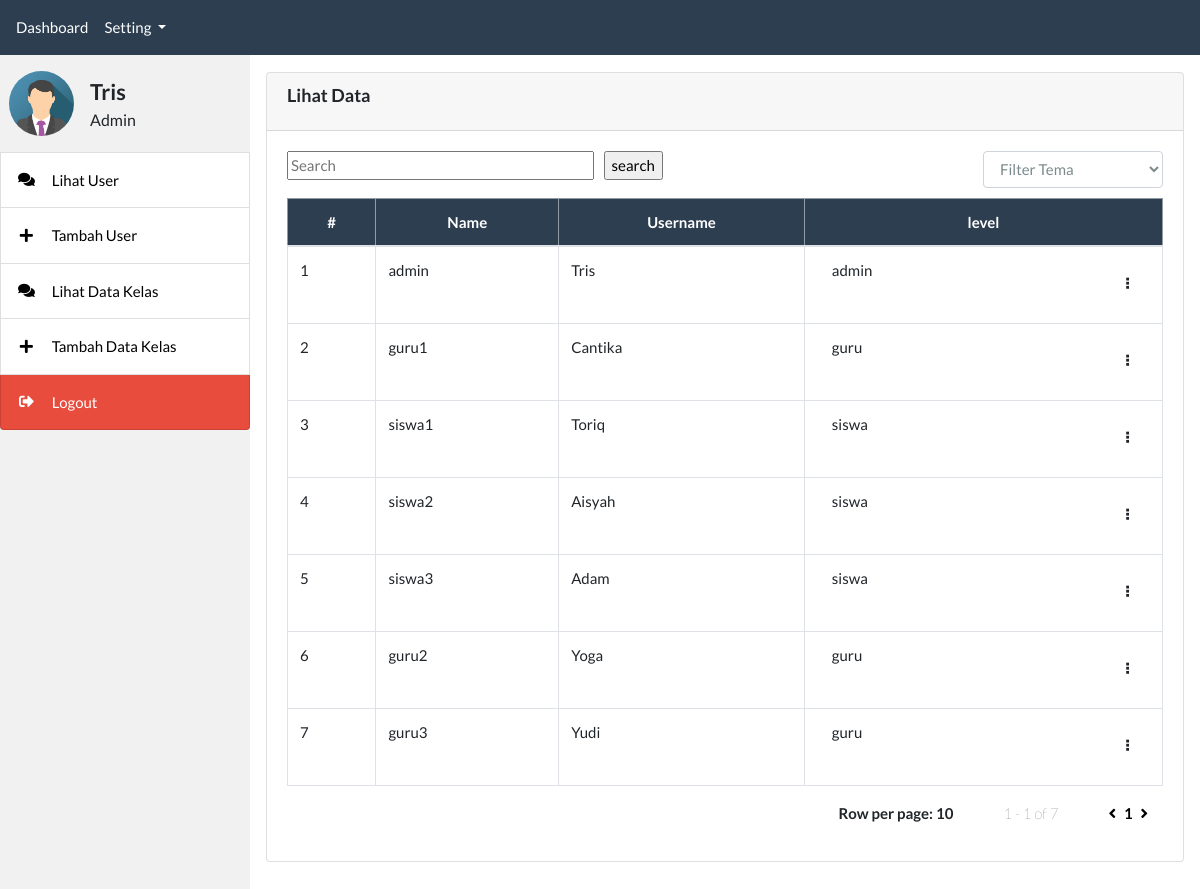
The app's page /admin/halaman_index.php (signed in) with its own data.
### tables this page shows
CREATE TABLE `user` (
  `id` int(11) NOT NULL,
  `name` varchar(255) NOT NULL,
  `username` varchar(255) NOT NULL,
  `password` varchar(255) NOT NULL,
  `level` varchar(20) NOT NULL
);

### admin/halaman_index.php (the view, shortened to what this page needs)
<?php include 'admin_header.php'; ?>
<?php include 'admin_sidebar.php'; ?>
<div class="content">
	<div class="card mt-3">
		<div class="card-header">
			<h3 class="card-title" style="font-weight: bold;font-size:larger;">Lihat Data</h3>
		</div>
		<div class="card-body">
			<div class="Search row" style="margin-bottom: 10px;">
				<div class="container">
					<input type="text" class="float-left" placeholder="Search" id="SearchBox" name="SearchBox" style="width: 35%" autofocus>
					<input type="button" class="float-left" id="SearchButton" name="SearchButton" value="search" onclick="search()" style="margin-left: 10px;">
					<select onchange="filterTema(this.value);" name="data_tema" id="data_tema" class="form-control float-right" style="width: 180px; margin-left:70px">
						<option value="0" onclick="location.href='halaman_index.php'">Filter Tema</option>
					</select>
				</div>
			</div>
			<table class="table table-bordered table-hover" id="table-master">
				<thead class="text-center table-primary">
					<tr>
						<th>#</th>
						<th class="w-35">Name</th>
						<th class="w-35">Username</th>
						<th class="w-30">level</th>
					</tr>
				</thead>
				<tbody>
					<?php
					include '../koneksi.php';
					if (!empty($_GET['pencarian'])) {
						$pencarian = filter_input(INPUT_GET, 'pencarian', FILTER_SANITIZE_ADD_SLASHES);
						$SqlQuery = "SELECT * FROM user WHERE `name` LIKE '%" . $pencarian . "%'";
					} else if (!empty($_GET['level'])) {
						$level = filter_input(INPUT_GET, 'level', FILTER_SANITIZE_ADD_SLASHES);
						$SqlQuery = "SELECT * FROM user WHERE `level` = '" . $level . "'";
					} else {
						$SqlQuery = "SELECT * FROM user";
					}
					$data = mysqli_query($koneksi, $SqlQuery);
					$totalData = mysqli_num_rows($data);
					$halaman = 10;
					$page = isset($_GET["halaman"]) ? (int)$_GET["halaman"] : 1;
					$pages = ceil($totalData / $halaman);
					$mulai = ($page > 1) ? ($page * $halaman) - $halaman : 0;
					$no = $mulai + 1;
					$dataPagination = mysqli_query($koneksi, $SqlQuery . " LIMIT $mulai, $halaman");
					while ($d = mysqli_fetch_assoc($dataPagination)) {
					?>
						<tr>
							<td><?= $no++; ?></td>
							<td><?= $d['username']; ?></td>
							<td><?= $d['name']; ?></td>
							<td>
								<div class="container" style="display: float;">
									<div class="row">
										<div class="col-md-11" id="uplink">
											<p class="float-left"><?php echo $d['level'] ?></p>
										</div>
										<div class="col" id="3-dot-menu">
											<p class="context-menu float-right" data-container-id="context-menu-items" name="uplink" value="<?php echo $d["id"] ?>" location="<?php echo $page ?>" style=" margin-top: -25px; font-weight:bold; cursor: pointer; cursor: hand;">&#10247;</p>
										</div>
									</div>
								</div>
							</td>
						</tr>
					<?php } ?>
				</tbody>
			</table>
			<div class="container">
				<div class="float-right">
					<p class="float-left" style="font-weight: bold; margin-right: 50px;">Row per page: <?php echo $halaman ?></p>
					<p class="float-left" style="font-weight:lighter; margin-right: 50px;">
						<?php echo $page ?> - <?php echo $pages ?>
						of <?php echo $totalData ?>
					</p>
					<a href=<?php
							if ($page > 1) {
								echo "halaman_index.php?halaman=" . ($page - 1);
							} else {
								echo "halaman_index.php?halaman=1";
							}
							?> style=" color: black; margin-right: 5px;"><i class="fa fa-angle-left" aria-hidden="true"></i></a>
					<?php for ($i = 1; $i <= $pages; $i++) {
						if ($i == $page) { ?>
							<a href="?halaman=<?php echo $i; ?>" style="font-weight: bold; color: black"><?php echo $i; ?></a>
						<?php } else { ?>
							<a href="?halaman=<?php echo $i; ?>" style="font-weight: lighter; color: rgba(0, 0, 0, 0.7)"><?php echo $i; ?></a>
					<?php }
					} ?>
					<a href=<?php
							if ($page < $pages) {
								echo "halaman_index.php?halaman=" . ($page + 1);
							} else {
								echo "halaman_index.php?halaman=" . $pages;
							}
							?> style="color: black; margin-left: 5px;"><i class="fa fa-angle-right" aria-hidden="true"></i></a>
				</div>
			</div>
		</div>
	</div>
</div>
<?php include 'admin_footer.php'; ?>

### admin/admin_header.php (shortened to what this page needs)
<!DOCTYPE html>
<html lang="en">
<head>
    <link rel="stylesheet" href="../assets/css/bootstrap.css">
    <link rel="stylesheet" href="../assets/css/all.css">
    <link rel="stylesheet" href="../assets/css/select2.min.css">
    <link rel="stylesheet" href="../assets/css/select2-bootstrap4.min.css">
</head>
<body>
    <nav class="navbar navbar-expand-lg navbar-dark bg-primary p-2 navbar-fixed-top">
        <div class="collapse navbar-collapse" id="navbarColor01">
            <ul class="navbar-nav mr-auto">
                <li class="nav-item">
                    <a class="nav-link" href="dashboard.php">Dashboard</a>
                </li>
                <li class="nav-item dropdown">
                    <a class="nav-link dropdown-toggle" href="#" id="navbarDropdown" role="button" data-toggle="dropdown" aria-haspopup="true" aria-expanded="false">
                        Setting
                    </a>
                </li>
            </ul>
        </div>
    </nav>

### admin/admin_sidebar.php (shortened to what this page needs)
<div class="sidebar">
    <div class="user-panel mt-3 mb-3 ml-4">
        <div class="row">
            <div class="admin-image">
                <img src="../assets/images/img_avatar.png" class="img-circle" alt="User Image" style="height: 65px; width: 65px; border-radius: 50%;">
            </div>
            <div class="ml-3">
                <div class="admin-info mt-1">
                    <span href="#" style="font-size:22px; font-weight:bold;"><?= ucfirst($_SESSION['name']); ?></span>
                </div>
                <div>
                    <span href="#" style="font-size:16px;"><?= ucfirst($_SESSION['level']); ?></a>
                </div>
            </div>
        </div>
    </div>
    <a href="halaman_index.php" class="list-group-item list-group-item-action d-flex justify-content-start align-items-center">
        <i class="fas fa-fw fa-comments mr-3"></i> Lihat User
    </a>
    <a href="tambah_pengguna.php" class="list-group-item list-group-item-action d-flex justify-content-start align-items-center">
        <i class="fas fa-fw fa-plus mr-3"></i> Tambah User
    </a>
    <a href="halaman_data_kelas.php" class="list-group-item list-group-item-action d-flex justify-content-start align-items-center">
        <i class="fas fa-fw fa-comments mr-3"></i> Lihat Data Kelas
    </a>
    <a href="tambah_data_kelas.php" class="list-group-item list-group-item-action d-flex justify-content-start align-items-center">
        <i class="fas fa-fw fa-plus mr-3"></i> Tambah Data Kelas
    </a>
    <a href="../logout.php" class="list-group-item list-group-item-action d-flex justify-content-start align-items-center table-danger text-white">
        <i class="fas fa-fw fa-sign-out-alt mr-3"></i> Logout
    </a>
</div>

### admin/admin_footer.php
</body>
</html>

### assets/css/all.css (style rules this page uses)
.fa, .fas, .far, .fal, .fad, .fab { -moz-osx-font-smoothing: grayscale; -webkit-font-smoothing: antialiased; display: inline-block; font-style: normal; font-variant: normal; text-rendering: auto; line-height: 1; }
.fa-fw { text-align: center; width: 1.25em; }
.fa-angle-left:before { content: "\f104"; }
.fa-angle-right:before { content: "\f105"; }
.fa-comments:before { content: "\f086"; }
.fa-plus:before { content: "\f067"; }
.fa-sign-out-alt:before { content: "\f2f5"; }

### admin/admin_sidebar.php (style rules this page uses)
body { position: relative; height: 100%; width: 100%; font-family: "Lato", sans-serif; }
.sidebar { margin: 0; padding: 0; width: 250px; background-color: #f1f1f1; position: absolute; height: 100%; display: inline-block; }
.sidebar a { display: block; color: black; padding: 16px; text-decoration: none; }
div.content { margin-left: 250px; padding: 1px 16px; }

### records on screen
user: username "admin", name "Tris", level "admin"
user: username "guru1", name "Cantika", level "guru", $d["id"] 12 (drawn)
user: username "siswa1", name "Toriq", level "siswa", $d["id"] 13 (drawn)
user: username "siswa2", name "Aisyah", level "siswa", $d["id"] 14 (drawn)
user: username "siswa3", name "Adam", level "siswa", $d["id"] 15 (drawn)
user: username "guru2", name "Yoga", level "guru", $d["id"] 16 (drawn)
user: username "guru3", name "Yudi", level "guru", $d["id"] 17 (drawn)

### other values on screen
$_SESSION['name'] "Tris"
$_SESSION['level'] "Admin"
$halaman "10"
$page "1"
$pages "1"
$totalData "7"
